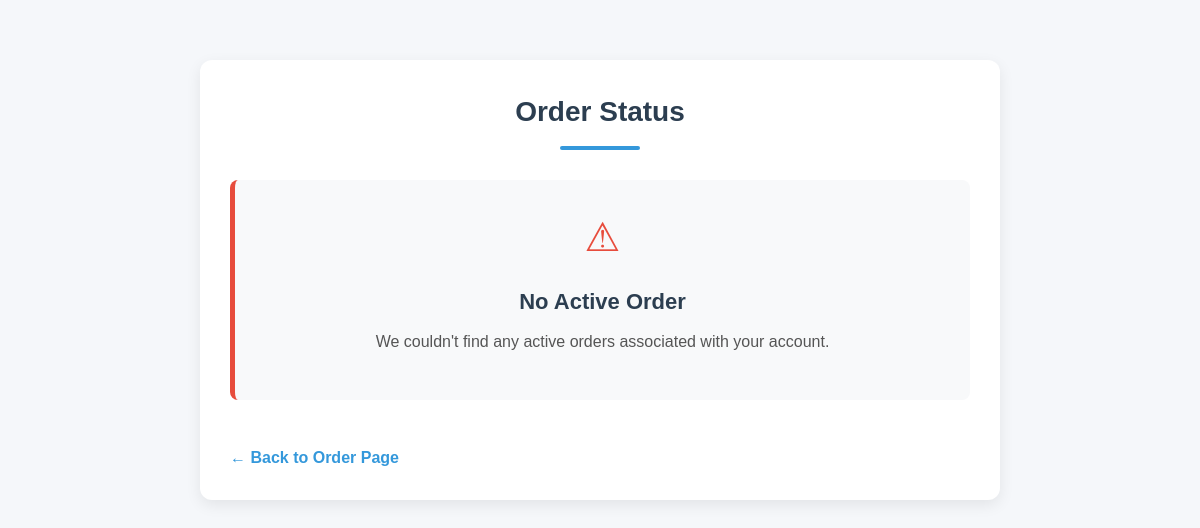
The page /order/pending/ (signed in) on the database as committed earlier.
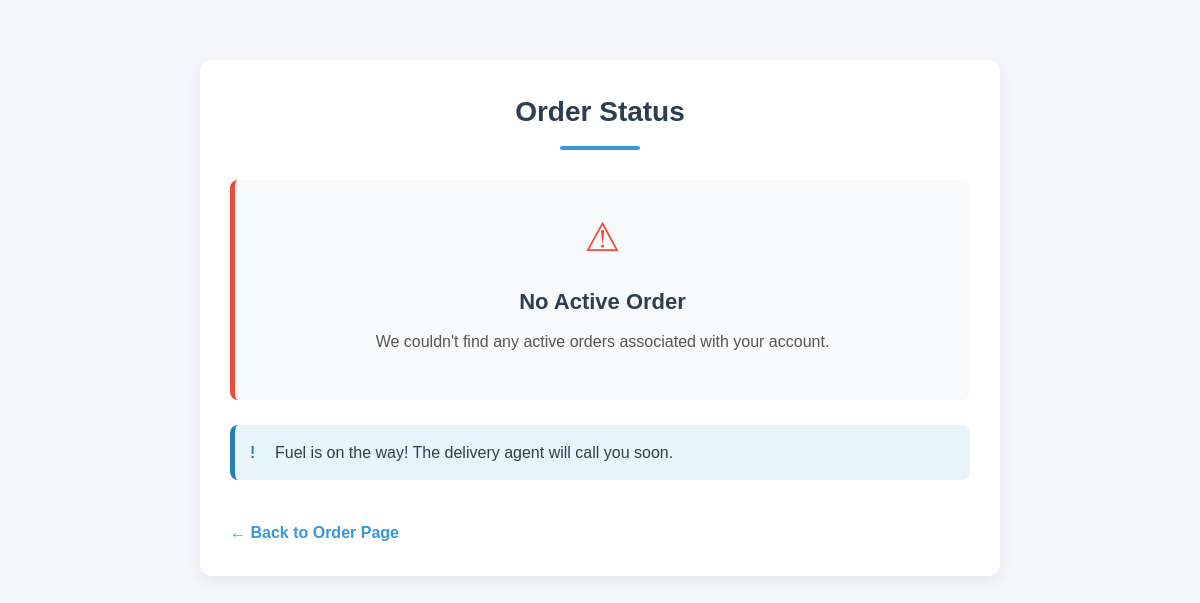
The same page on the database as committed later.
### Core/models.py (models this page shows, shortened)
class Order(models.Model):
    STATUS_CHOICES = [
        ('pending', 'Pending'),
        ('approved', 'Approved'),
        ('paid', 'Paid'),
    ]
    user = models.ForeignKey(User, on_delete=models.CASCADE, related_name='orders')
    phone = models.CharField(max_length=15, null=True, blank=True)  # User's phone number
    latitude = models.DecimalField(max_digits=9, decimal_places=6, null=True, blank=True)
    longitude = models.DecimalField(max_digits=9, decimal_places=6, null=True, blank=True)
    selected_pump = models.CharField(max_length=100)  # Petrol pump name as text
    fuel_type = models.CharField(max_length=100)
    quantity = models.FloatField(help_text="Quantity in litres")
    price_per_litre = models.DecimalField(max_digits=10, decimal_places=2)
    total_price = models.DecimalField(max_digits=12, decimal_places=2)
    ordered_at = models.DateTimeField(auto_now_add=True)
    status = models.CharField(max_length=20, choices=STATUS_CHOICES, default='pending')
    status_updated_at = models.DateTimeField(auto_now=True)
    user_notification = models.CharField(max_length=255, blank=True, null=True)
    admin_notification = models.CharField(max_length=255, blank=True, null=True)

### Core/views.py (the view)
# urls.py: path('order/pending/', views.order_pending, name='order_pending'),
def order_pending(request):
    order = (
        Order.objects.filter(user=request.user)
        .order_by('-ordered_at')
        .first()
    )
    order_status = order.status if order else None
    return render(request, 'order_pending.html', {'order_status': order_status, 'order': order})

### templates/order_pending.html (shortened to what this page needs)
<!DOCTYPE html>
<html lang="en">
<head>
</head>
<body>
    <div class="container">
        <h2>Order Status</h2>
        <div class="status-card {% if order_status == 'pending' %}pending{% elif order_status == 'approved' %}approved{% elif order_status == 'paid' %}paid{% else %}default{% endif %}">
            {% if order_status == 'pending' %}
                <div class="status-icon">⌛</div>
                <h3>Order Placed Successfully!</h3>
                <p class="lead">Your order is currently pending approval. Please wait while we process your request.</p>
                <div class="progress-container">
                    <div class="progress-bar"></div>
                </div>
            {% else %}
                <div class="status-icon">⚠</div>
                <h3>No Active Order</h3>
                <p class="lead">We couldn't find any active orders associated with your account.</p>
            {% endif %}
        </div>
        {% if order.user_notification %}
            <div class="alert alert-info">{{ order.user_notification }}</div>
        {% endif %}
        <a href="{% url 'order' %}" class="back-link">← Back to Order Page</a>
    </div>
</body>
</html>

Rows that differ between the two databases and show on the page:
added Order: user_notification "Fuel is on the way! The delivery agent will call you soon."
